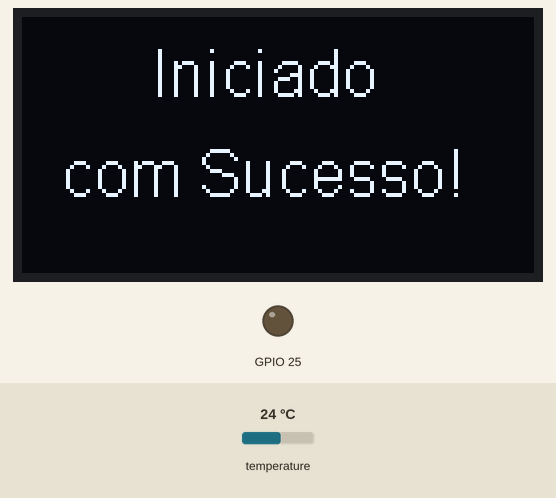
Simulated run of this sketch. Board: ESP32. On the bench: 128×64 one-colour display, output pins drawn as LEDs (lit = HIGH). The test bench sets the inputs (shaded band); at power-on: temperature 24 °C.

Above: at 0.4 s.
At 2.9 s:
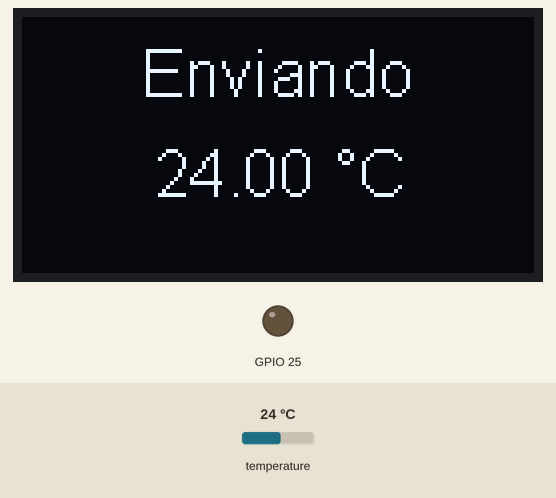
3.0 s: temperature set to 12 °C
At 3.9 s:
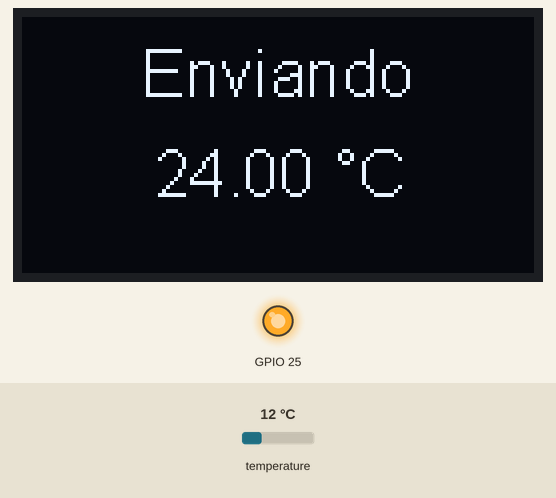
5.5 s: temperature set to 19 °C
At 7.2 s:
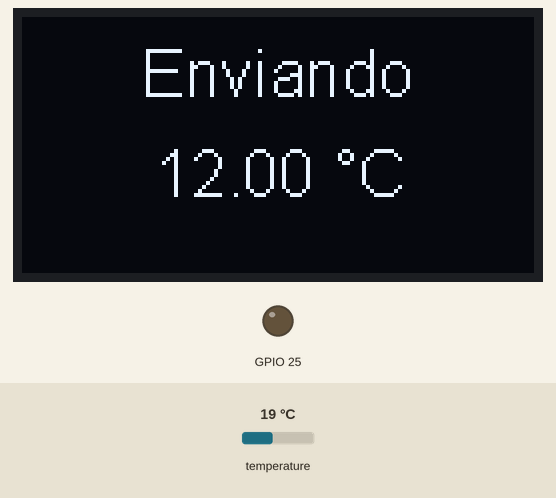
9.1 s: temperature set to 28 °C
At 11.5 s:
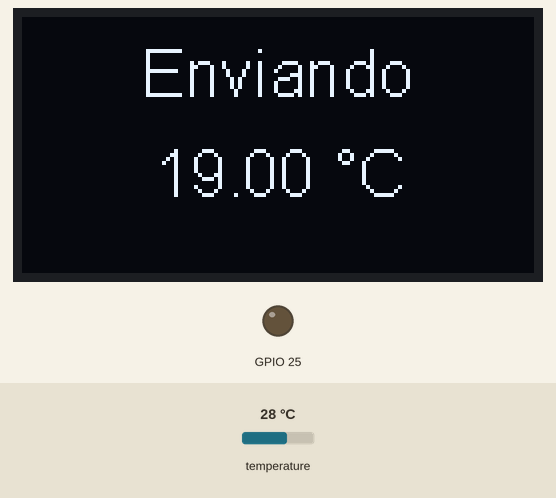
Timing chart, 0 to 13.0 s (numbered marks = the images above; inputs shaded):
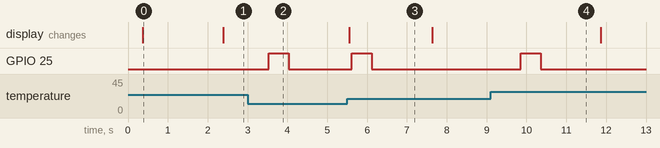

Measured:
- after the input at 3.0 s, GPIO 25: LOW → HIGH after 0.54 s, → LOW 0.50 s later
- after the input at 5.5 s, GPIO 25: LOW → HIGH after 0.12 s, → LOW 0.50 s later
- after the input at 9.1 s, GPIO 25: LOW → HIGH after 0.75 s, → LOW 0.50 s later
- what the display in image 0 shows lasts 2.0 s, from 0.4 s to 2.4 s
- what the display in image 3 shows lasts 2.0 s, from 5.6 s to 7.6 s

The sketch:

transmissor.ino
```cpp
// (licence header left out)
#include "heltec.h"
#include "DHTesp.h"

#define BAND 915E6  // Frequência LoRa – 915 MHz (Anatel/Brasil)

DHTesp dht;
String packet;
float currentTemp;
float currentHumidity;

void getTemp() {
  float temperature = dht.getTemperature();
  if (temperature != currentTemp) {
    currentTemp = temperature;
    digitalWrite(LED, HIGH);
    delay(500);
    digitalWrite(LED, LOW);
    delay(500);
  }
  delay(1000);
}

void sendPacket() {
  LoRa.beginPacket();
  LoRa.print("Temperatura: ");
  LoRa.print(currentTemp);
  LoRa.endPacket();
}

void setup() {
  pinMode(LED, OUTPUT);
  Heltec.begin(true, true, true, true, BAND);
  Heltec.display->init();
  Heltec.display->flipScreenVertically();
  Heltec.display->setFont(ArialMT_Plain_16);
  Heltec.display->clear();
  Heltec.display->drawString(33, 5, "Iniciado");
  Heltec.display->drawString(10, 30, "com Sucesso!");
  Heltec.display->display();
  delay(1000);
  dht.setup(17, DHTesp::DHT11);  // DHT11 no pino 17
  currentTemp = dht.getTemperature();
}

void loop() {
  getTemp();
  Heltec.display->clear();
  Heltec.display->setTextAlignment(TEXT_ALIGN_LEFT);
  Heltec.display->setFont(ArialMT_Plain_16);
  Heltec.display->drawString(30, 5, "Enviando");
  Heltec.display->drawString(33, 30, (String)currentTemp);
  Heltec.display->drawString(78, 30, "°C");
  Heltec.display->display();
  sendPacket();
}
```
